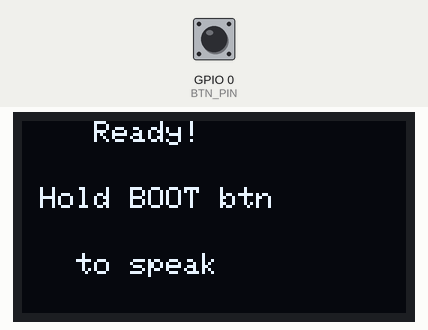
Bench run of a sketch on a simulated ESP32. Shown: 128×64 one-colour display. The test bench sets the inputs (shaded band); at power-on: GPIO 0 (BTN_PIN) HIGH. WiFi joins after 1.5 s; servers stay silent unless stated; I2S audio is not simulated (input reads silence); uploads are accepted with an empty reply; what the sketch prints to the serial monitor is not drawn.

Above: at 2.8 s.
2.9 s: GPIO 0 (BTN_PIN) pulled LOW for 0.15 s
At 4.1 s:
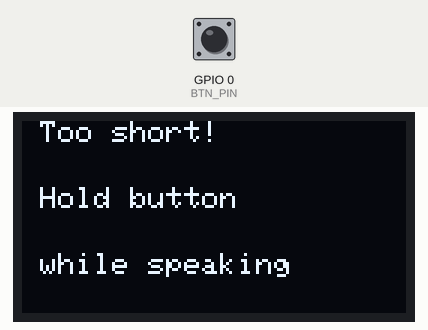
6.0 s: GPIO 0 (BTN_PIN) pulled LOW for 1 s
At 7.6 s:
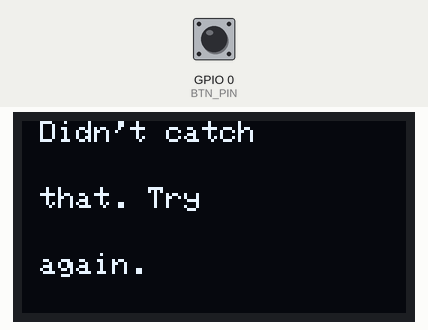
10.0 s: GPIO 0 (BTN_PIN) driven LOW
At 11.1 s:
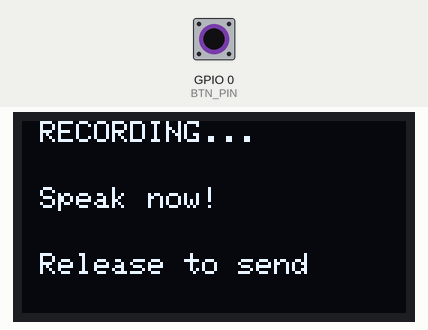
13.0 s: GPIO 0 (BTN_PIN) driven HIGH
At 13.15 s:
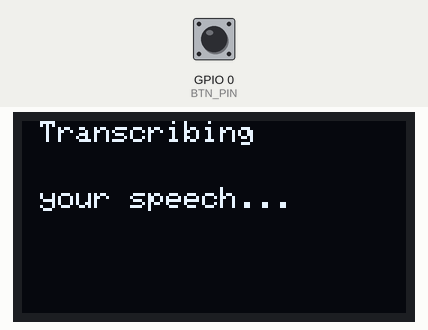
Timing chart, 0 to 16.0 s (numbered marks = the images above; inputs shaded):
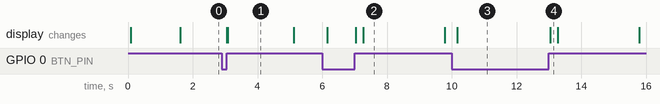

Measured:
- after the input at 2.9 s, the display: first changes after 0.16 s (image 1 shows a later state)
- after the input at 6.0 s, the display: first changes after 0.16 s (image 2 shows a later state)
- after the input at 10.0 s, the display: changes after 0.16 s (image 3)
- after the input at 13.0 s, the display: changes at once (image 4)
- what the display in image 1 shows lasts 2.0 s, from 3.1 s to 5.1 s
- what the display in image 2 shows lasts 2.5 s, from 7.3 s to 9.8 s

The sketch:

esp32_ai_assistant.ino
```cpp
// ============================================================
//  ESP32 AI ASSISTANT — FINAL WORKING VERSION
//  Mic → Whisper STT → Claude AI → OLED Display
//
//  CONFIRMED WIRING:
//    INMP441: WS->GPIO15 | SCK->GPIO14 | SD->GPIO32 | L/R->GND
//    OLED:    SDA->GPIO21 | SCL->GPIO22
//    BUTTON:  BOOT button (GPIO 0) — built-in, active LOW
//
//  CONFIRMED I2S CONFIG:
//    channel_format       = I2S_CHANNEL_FMT_ALL_RIGHT
//    communication_format = I2S_COMM_FORMAT_STAND_I2S
//
//  LIBRARIES (install via Arduino Library Manager):
//    - Adafruit SSD1306
//    - Adafruit GFX Library
//    - ArduinoJson by Benoit Blanchon (v6+)
//
//  FILL IN WiFi + API keys below before uploading!
// ============================================================

#include <WiFi.h>
#include <WiFiClientSecure.h>
#include <HTTPClient.h>
#include <ArduinoJson.h>
#include <driver/i2s.h>
#include <Wire.h>
#include <Adafruit_GFX.h>
#include <Adafruit_SSD1306.h>

// ============================================================
//  !! FILL THESE IN !!
// ============================================================
const char* WIFI_SSID         = "YOUR_WIFI_SSID";
const char* WIFI_PASSWORD     = "YOUR_WIFI_PASSWORD";
const char* OPENAI_API_KEY    = "YOUR_OPENAI_API_KEY";       // platform.openai.com
const char* ANTHROPIC_API_KEY = "YOUR_ANTHROPIC_API_KEY";   // console.anthropic.com

// ============================================================
//  Pin definitions
// ============================================================
#define I2S_WS    15
#define I2S_SCK   14
#define I2S_SD    32
#define BTN_PIN   0     // BOOT button, active LOW

// ============================================================
//  Audio config
// ============================================================
#define SAMPLE_RATE      16000
#define MAX_SECONDS      4
// ALL_RIGHT gives interleaved stereo — we only keep RIGHT samples
// so effective samples = SAMPLE_RATE * MAX_SECONDS
#define MAX_SAMPLES      (SAMPLE_RATE * MAX_SECONDS)
#define WAV_HEADER_SIZE  44

// ============================================================
//  OLED
// ============================================================
#define SCREEN_WIDTH  128
#define SCREEN_HEIGHT 64
Adafruit_SSD1306 display(SCREEN_WIDTH, SCREEN_HEIGHT, &Wire, -1);

// ============================================================
//  Buffers
// ============================================================
int16_t* audioBuffer = nullptr;   // final 16-bit mono PCM
uint8_t* wavBuffer   = nullptr;   // WAV header + PCM

// ============================================================
//  OLED helpers
// ============================================================
void oledMsg(const char* l1, const char* l2 = "", const char* l3 = "") {
  display.clearDisplay();
  display.setTextSize(1);
  display.setTextColor(SSD1306_WHITE);
  display.setCursor(0, 0);  display.println(l1);
  display.setCursor(0, 22); display.println(l2);
  display.setCursor(0, 44); display.println(l3);
  display.display();
}

void oledAnswer(String question, String answer) {
  display.clearDisplay();
  display.setTextSize(1);
  display.setTextColor(SSD1306_WHITE);

  // Question truncated to top line
  display.setCursor(0, 0);
  String q = "Q: " + question;
  if (q.length() > 21) q = q.substring(0, 20) + "~";
  display.println(q);

  // Divider line
  display.drawLine(0, 10, 128, 10, SSD1306_WHITE);

  // Answer with word wrap
  display.setCursor(0, 13);
  display.setTextWrap(true);
  display.println(answer);
  display.display();
}

// ============================================================
//  WAV header (PCM 16-bit mono 16kHz)
// ============================================================
void buildWavHeader(uint8_t* h, uint32_t dataBytes) {
  uint32_t totalSize   = dataBytes + 36;
  uint32_t sampleRate  = SAMPLE_RATE;   // local var so we can take &
  uint32_t byteRate    = SAMPLE_RATE * 2;
  uint16_t blockAlign  = 2;
  uint16_t bitsPerSamp = 16;
  uint16_t channels    = 1;
  uint16_t audioFmt    = 1;   // PCM
  uint32_t subchunk1   = 16;

  memcpy(h,      "RIFF",       4);
  memcpy(h +  4, &totalSize,   4);
  memcpy(h +  8, "WAVE",       4);
  memcpy(h + 12, "fmt ",       4);
  memcpy(h + 16, &subchunk1,   4);
  memcpy(h + 20, &audioFmt,    2);
  memcpy(h + 22, &channels,    2);
  memcpy(h + 24, &sampleRate,  4);   // fixed: use local variable
  memcpy(h + 28, &byteRate,    4);
  memcpy(h + 32, &blockAlign,  2);
  memcpy(h + 34, &bitsPerSamp, 2);
  memcpy(h + 36, "data",       4);
  memcpy(h + 40, &dataBytes,   4);
}

// ============================================================
//  I2S init — confirmed working config
// ============================================================
void initI2S() {
  i2s_config_t cfg = {
    .mode                 = (i2s_mode_t)(I2S_MODE_MASTER | I2S_MODE_RX),
    .sample_rate          = SAMPLE_RATE,
    .bits_per_sample      = I2S_BITS_PER_SAMPLE_32BIT,
    .channel_format       = I2S_CHANNEL_FMT_ALL_RIGHT,   // confirmed
    .communication_format = I2S_COMM_FORMAT_STAND_I2S,   // confirmed
    .intr_alloc_flags     = ESP_INTR_FLAG_LEVEL1,
    .dma_buf_count        = 4,
    .dma_buf_len          = 256,
    .use_apll             = false,
    .tx_desc_auto_clear   = false,
    .fixed_mclk           = 0
  };
  i2s_pin_config_t pins = {
    .bck_io_num   = I2S_SCK,
    .ws_io_num    = I2S_WS,
    .data_out_num = I2S_PIN_NO_CHANGE,
    .data_in_num  = I2S_SD
  };
  i2s_driver_install(I2S_NUM_0, &cfg, 0, NULL);
  i2s_set_pin(I2S_NUM_0, &pins);
  i2s_zero_dma_buffer(I2S_NUM_0);
}

// ============================================================
//  Record audio while BOOT button held
//  ALL_RIGHT gives interleaved: [RIGHT, LEFT, RIGHT, LEFT...]
//  We take every other sample (RIGHT = real data, LEFT = zero)
// ============================================================
uint32_t recordAudio() {
  uint32_t count = 0;
  int32_t  raw[256];
  size_t   bytesRead;

  // Flush stale DMA data before recording
  i2s_zero_dma_buffer(I2S_NUM_0);
  delay(50);

  oledMsg(" RECORDING...", " Speak now!", " Release to send");
  Serial.println(">>> Recording started — hold button and speak!");

  while (digitalRead(BTN_PIN) == LOW && count < MAX_SAMPLES) {
    i2s_read(I2S_NUM_0, raw, sizeof(raw), &bytesRead, pdMS_TO_TICKS(100));
    int total = bytesRead / sizeof(int32_t);

    for (int i = 0; i < total; i += 2) {
      if (count >= MAX_SAMPLES) break;
      audioBuffer[count++] = (int16_t)(raw[i] >> 8);
    }

    // Print sample count every ~0.5 sec so you can see it growing
    if (count % 8000 == 0 && count > 0) {
      Serial.printf("  ... %.1f sec recorded\n", (float)count / SAMPLE_RATE);
    }
  }

  Serial.printf(">>> Recording stopped: %u samples = %.2f sec\n", count, (float)count / SAMPLE_RATE);
  return count;
}

// ============================================================
//  Whisper STT — returns transcribed text
// ============================================================
String transcribeAudio(uint8_t* wav, uint32_t wavLen) {
  oledMsg(" Transcribing", " your speech...", "");
  Serial.printf("Sending %u bytes to Whisper...\n", wavLen);

  WiFiClientSecure client;
  client.setInsecure();
  client.setTimeout(20);

  HTTPClient http;
  http.begin(client, "https://api.openai.com/v1/audio/transcriptions");
  http.addHeader("Authorization", String("Bearer ") + OPENAI_API_KEY);
  http.setTimeout(20000);

  String boundary = "----ESP32Boundary7MA4YWxkTrZu0gW";
  http.addHeader("Content-Type", "multipart/form-data; boundary=" + boundary);

  // Build multipart body
  String partHead =
    "--" + boundary + "\r\n"
    "Content-Disposition: form-data; name=\"model\"\r\n\r\n"
    "whisper-1\r\n"
    "--" + boundary + "\r\n"
    "Content-Disposition: form-data; name=\"language\"\r\n\r\n"
    "en\r\n"
    "--" + boundary + "\r\n"
    "Content-Disposition: form-data; name=\"file\"; filename=\"audio.wav\"\r\n"
    "Content-Type: audio/wav\r\n\r\n";
  String partTail = "\r\n--" + boundary + "--\r\n";

  uint32_t bodyLen = partHead.length() + wavLen + partTail.length();
  uint8_t* body = (uint8_t*)malloc(bodyLen);
  if (!body) { Serial.println("OOM!"); return ""; }

  memcpy(body,                              partHead.c_str(), partHead.length());
  memcpy(body + partHead.length(),          wav,              wavLen);
  memcpy(body + partHead.length() + wavLen, partTail.c_str(), partTail.length());

  int code = http.POST(body, bodyLen);
  free(body);

  String result = "";
  if (code == 200) {
    DynamicJsonDocument doc(1024);
    if (deserializeJson(doc, http.getString()) == DeserializationError::Ok) {
      result = doc["text"].as<String>();
      result.trim();
      Serial.println("Whisper: " + result);
    }
  } else {
    Serial.printf("Whisper error %d: %s\n", code, http.getString().c_str());
    oledMsg(" Whisper Error", ("Code: " + String(code)).c_str(), "Try again");
    delay(3000);
  }
  http.end();
  return result;
}

// ============================================================
//  Claude AI — returns short answer
// ============================================================
String askClaude(String question) {
  oledMsg(" Thinking...", "", "");
  Serial.println("Asking Claude: " + question);

  WiFiClientSecure client;
  client.setInsecure();
  client.setTimeout(20);

  HTTPClient http;
  http.begin(client, "https://api.anthropic.com/v1/messages");
  http.addHeader("x-api-key",          ANTHROPIC_API_KEY);
  http.addHeader("anthropic-version",  "2023-06-01");
  http.addHeader("Content-Type",       "application/json");
  http.setTimeout(20000);

  DynamicJsonDocument req(1024);
  req["model"]      = "claude-haiku-4-5";
  req["max_tokens"] = 80;
  req["system"]     =
    "You are a concise assistant on a tiny ESP32 device with a 128x64 OLED screen. "
    "Reply in ONE sentence, strictly under 100 characters. No punctuation flourishes.";

  JsonArray msgs = req.createNestedArray("messages");
  JsonObject m   = msgs.createNestedObject();
  m["role"]    = "user";
  m["content"] = question;

  String body;
  serializeJson(req, body);

  int code = http.POST(body);
  String answer = "Error. Try again.";

  if (code == 200) {
    DynamicJsonDocument res(2048);
    if (deserializeJson(res, http.getString()) == DeserializationError::Ok) {
      answer = res["content"][0]["text"].as<String>();
      answer.trim();
      Serial.println("Claude: " + answer);
    }
  } else {
    Serial.printf("Claude error %d: %s\n", code, http.getString().c_str());
    oledMsg(" Claude Error", ("Code: " + String(code)).c_str(), "Try again");
    delay(3000);
  }
  http.end();
  return answer;
}

// ============================================================
//  SETUP
// ============================================================
void setup() {
  Serial.begin(115200);
  pinMode(BTN_PIN, INPUT_PULLUP);

  // OLED
  Wire.begin(21, 22);
  if (!display.begin(SSD1306_SWITCHCAPVCC, 0x3C)) {
    Serial.println("OLED init failed!"); while (true);
  }
  oledMsg("  Booting...", "", "");

  // Allocate buffers — prefer PSRAM, fall back to heap
  audioBuffer = (int16_t*)ps_malloc(MAX_SAMPLES * sizeof(int16_t));
  if (!audioBuffer) {
    Serial.println("No PSRAM — using heap (2s max)");
    audioBuffer = (int16_t*)malloc(SAMPLE_RATE * 2 * sizeof(int16_t));
  }
  wavBuffer = (uint8_t*)ps_malloc(MAX_SAMPLES * 2 + WAV_HEADER_SIZE);
  if (!wavBuffer) {
    wavBuffer = (uint8_t*)malloc(SAMPLE_RATE * 2 * 2 + WAV_HEADER_SIZE);
  }
  if (!audioBuffer || !wavBuffer) {
    oledMsg("Memory Error!", "Reduce", "MAX_SECONDS"); while (true);
  }

  // WiFi
  oledMsg("  Connecting", "  to WiFi...", "");
  WiFi.begin(WIFI_SSID, WIFI_PASSWORD);
  Serial.print("WiFi");
  int tries = 0;
  while (WiFi.status() != WL_CONNECTED && tries++ < 30) {
    delay(500); Serial.print(".");
  }
  if (WiFi.status() != WL_CONNECTED) {
    oledMsg(" WiFi Failed!", " Check creds", ""); while (true);
  }
  Serial.println("\nIP: " + WiFi.localIP().toString());

  // I2S
  initI2S();

  oledMsg("    Ready!", " Hold BOOT btn", "   to speak");
  Serial.println("Ready! Hold BOOT button (GPIO 0) to speak.");
}

// ============================================================
//  MAIN LOOP
// ============================================================
void loop() {
  // Ensure button is fully released before listening for next press
  while (digitalRead(BTN_PIN) == LOW) delay(10);

  // Wait for button press
  while (digitalRead(BTN_PIN) == HIGH) delay(10);

  delay(80); // debounce — confirm it's a real press
  if (digitalRead(BTN_PIN) == HIGH) return;

  // --- STEP 1: Record ---
  uint32_t samplesRecorded = recordAudio();
  Serial.printf("Samples recorded: %u (%.2f sec)\n", samplesRecorded, (float)samplesRecorded / SAMPLE_RATE);

  if (samplesRecorded < 800) {
    oledMsg(" Too short!", " Hold button", " while speaking");
    delay(2000);
    oledMsg("    Ready!", " Hold BOOT btn", "   to speak");
    return;
  }

  // --- STEP 2: Build WAV ---
  uint32_t dataBytes = samplesRecorded * sizeof(int16_t);
  buildWavHeader(wavBuffer, dataBytes);
  memcpy(wavBuffer + WAV_HEADER_SIZE, audioBuffer, dataBytes);
  uint32_t wavSize = WAV_HEADER_SIZE + dataBytes;
  Serial.printf("WAV built: %u bytes\n", wavSize);

  // --- STEP 3: Transcribe ---
  String question = transcribeAudio(wavBuffer, wavSize);
  if (question.isEmpty()) {
    oledMsg(" Didn't catch", " that. Try", " again.");
    delay(2500);
    oledMsg("    Ready!", " Hold BOOT btn", "   to speak");
    return;
  }

  // --- STEP 4: Ask Claude ---
  String answer = askClaude(question);

  // --- STEP 5: Display ---
  oledAnswer(question, answer);
  Serial.println("Done!\n");

  // Hold answer on screen for 8 seconds
  delay(8000);
  oledMsg("    Ready!", " Hold BOOT btn", "   to speak");
}
```
